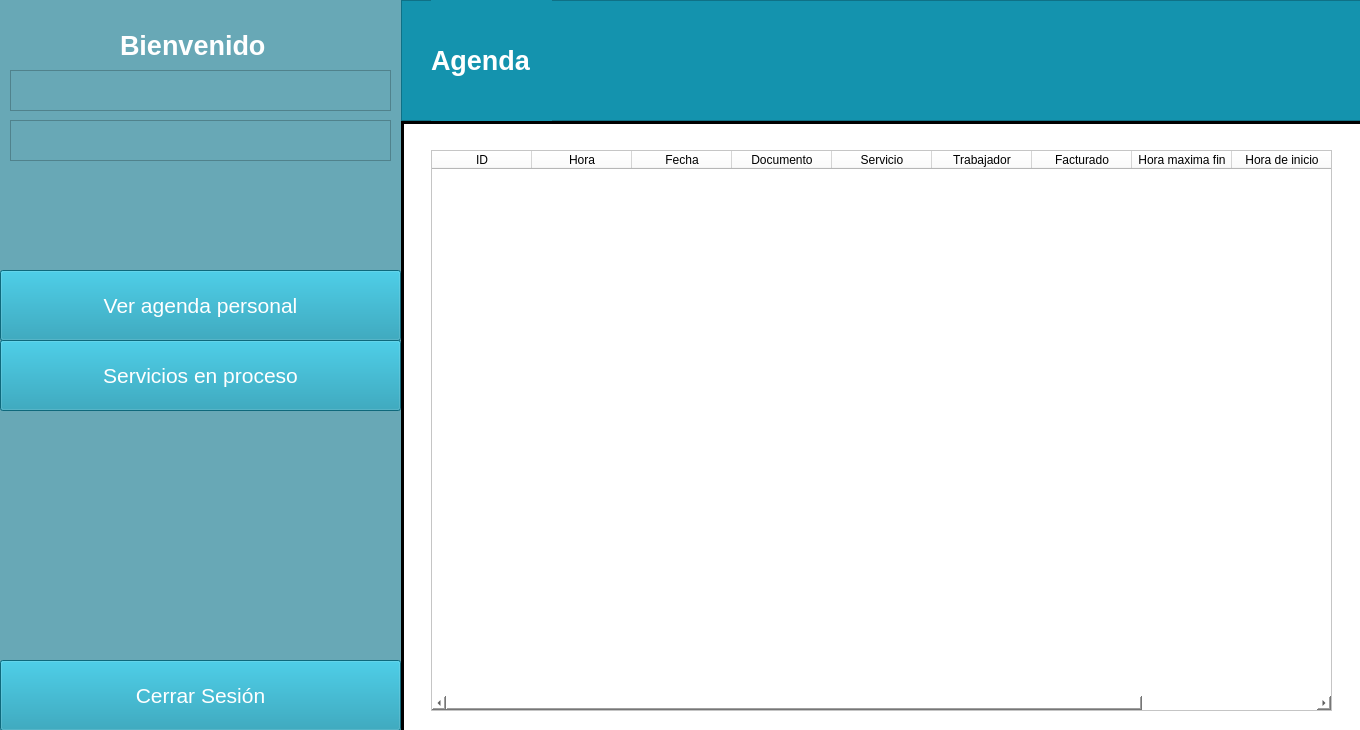
<?xml version="1.0" encoding="UTF-8"?>
<ui version="4.0">
 <class>MainWindow</class>
 <widget class="QMainWindow" name="MainWindow">
  <property name="geometry">
   <rect>
    <x>0</x>
    <y>0</y>
    <width>1360</width>
    <height>730</height>
   </rect>
  </property>
  <property name="palette">
   <palette>
    <active>
     <colorrole role="WindowText">
      <brush brushstyle="SolidPattern">
       <color alpha="255">
        <red>255</red>
        <green>255</green>
        <blue>255</blue>
       </color>
      </brush>
     </colorrole>
     <colorrole role="Light">
      <brush brushstyle="SolidPattern">
       <color alpha="255">
        <red>20</red>
        <green>147</green>
        <blue>174</blue>
       </color>
      </brush>
     </colorrole>
     <colorrole role="Base">
      <brush brushstyle="SolidPattern">
       <color alpha="255">
        <red>255</red>
        <green>255</green>
        <blue>255</blue>
       </color>
      </brush>
     </colorrole>
     <colorrole role="Window">
      <brush brushstyle="SolidPattern">
       <color alpha="255">
        <red>104</red>
        <green>168</green>
        <blue>182</blue>
       </color>
      </brush>
     </colorrole>
    </active>
    <inactive>
     <colorrole role="WindowText">
      <brush brushstyle="SolidPattern">
       <color alpha="255">
        <red>255</red>
        <green>255</green>
        <blue>255</blue>
       </color>
      </brush>
     </colorrole>
     <colorrole role="Light">
      <brush brushstyle="SolidPattern">
       <color alpha="255">
        <red>20</red>
        <green>147</green>
        <blue>174</blue>
       </color>
      </brush>
     </colorrole>
     <colorrole role="Base">
      <brush brushstyle="SolidPattern">
       <color alpha="255">
        <red>255</red>
        <green>255</green>
        <blue>255</blue>
       </color>
      </brush>
     </colorrole>
     <colorrole role="Window">
      <brush brushstyle="SolidPattern">
       <color alpha="255">
        <red>104</red>
        <green>168</green>
        <blue>182</blue>
       </color>
      </brush>
     </colorrole>
    </inactive>
    <disabled>
     <colorrole role="WindowText">
      <brush brushstyle="SolidPattern">
       <color alpha="255">
        <red>120</red>
        <green>120</green>
        <blue>120</blue>
       </color>
      </brush>
     </colorrole>
     <colorrole role="Light">
      <brush brushstyle="SolidPattern">
       <color alpha="255">
        <red>20</red>
        <green>147</green>
        <blue>174</blue>
       </color>
      </brush>
     </colorrole>
     <colorrole role="Base">
      <brush brushstyle="SolidPattern">
       <color alpha="255">
        <red>104</red>
        <green>168</green>
        <blue>182</blue>
       </color>
      </brush>
     </colorrole>
     <colorrole role="Window">
      <brush brushstyle="SolidPattern">
       <color alpha="255">
        <red>104</red>
        <green>168</green>
        <blue>182</blue>
       </color>
      </brush>
     </colorrole>
    </disabled>
   </palette>
  </property>
  <property name="windowTitle">
   <string>Centro de estetica</string>
  </property>
  <property name="windowIcon">
   <iconset>
    <normaloff>../../Downloads/uco/POO/entornoVirtual/_92127008_thinkstockphotos-615094882.jpg</normaloff>../../Downloads/uco/POO/entornoVirtual/_92127008_thinkstockphotos-615094882.jpg</iconset>
  </property>
  <widget class="QWidget" name="centralwidget">
   <property name="enabled">
    <bool>true</bool>
   </property>
   <widget class="QFrame" name="frame">
    <property name="geometry">
     <rect>
      <x>401</x>
      <y>0</y>
      <width>1571</width>
      <height>121</height>
     </rect>
    </property>
    <property name="styleSheet">
     <string notr="true">background-color: rgb(20, 147, 174);</string>
    </property>
    <property name="frameShape">
     <enum>QFrame::StyledPanel</enum>
    </property>
    <property name="frameShadow">
     <enum>QFrame::Raised</enum>
    </property>
    <widget class="QLabel" name="Title_2">
     <property name="geometry">
      <rect>
       <x>30</x>
       <y>0</y>
       <width>121</width>
       <height>121</height>
      </rect>
     </property>
     <property name="palette">
      <palette>
       <active>
        <colorrole role="WindowText">
         <brush brushstyle="SolidPattern">
          <color alpha="255">
           <red>255</red>
           <green>255</green>
           <blue>255</blue>
          </color>
         </brush>
        </colorrole>
        <colorrole role="Button">
         <brush brushstyle="SolidPattern">
          <color alpha="255">
           <red>20</red>
           <green>147</green>
           <blue>174</blue>
          </color>
         </brush>
        </colorrole>
        <colorrole role="Base">
         <brush brushstyle="SolidPattern">
          <color alpha="255">
           <red>20</red>
           <green>147</green>
           <blue>174</blue>
          </color>
         </brush>
        </colorrole>
        <colorrole role="Window">
         <brush brushstyle="SolidPattern">
          <color alpha="255">
           <red>20</red>
           <green>147</green>
           <blue>174</blue>
          </color>
         </brush>
        </colorrole>
       </active>
       <inactive>
        <colorrole role="WindowText">
         <brush brushstyle="SolidPattern">
          <color alpha="255">
           <red>255</red>
           <green>255</green>
           <blue>255</blue>
          </color>
         </brush>
        </colorrole>
        <colorrole role="Button">
         <brush brushstyle="SolidPattern">
          <color alpha="255">
           <red>20</red>
           <green>147</green>
           <blue>174</blue>
          </color>
         </brush>
        </colorrole>
        <colorrole role="Base">
         <brush brushstyle="SolidPattern">
          <color alpha="255">
           <red>20</red>
           <green>147</green>
           <blue>174</blue>
          </color>
         </brush>
        </colorrole>
        <colorrole role="Window">
         <brush brushstyle="SolidPattern">
          <color alpha="255">
           <red>20</red>
           <green>147</green>
           <blue>174</blue>
          </color>
         </brush>
        </colorrole>
       </inactive>
       <disabled>
        <colorrole role="WindowText">
         <brush brushstyle="SolidPattern">
          <color alpha="255">
           <red>120</red>
           <green>120</green>
           <blue>120</blue>
          </color>
         </brush>
        </colorrole>
        <colorrole role="Button">
         <brush brushstyle="SolidPattern">
          <color alpha="255">
           <red>20</red>
           <green>147</green>
           <blue>174</blue>
          </color>
         </brush>
        </colorrole>
        <colorrole role="Base">
         <brush brushstyle="SolidPattern">
          <color alpha="255">
           <red>20</red>
           <green>147</green>
           <blue>174</blue>
          </color>
         </brush>
        </colorrole>
        <colorrole role="Window">
         <brush brushstyle="SolidPattern">
          <color alpha="255">
           <red>20</red>
           <green>147</green>
           <blue>174</blue>
          </color>
         </brush>
        </colorrole>
       </disabled>
      </palette>
     </property>
     <property name="font">
      <font>
       <family>MS Shell Dlg 2</family>
       <pointsize>20</pointsize>
       <weight>75</weight>
       <italic>false</italic>
       <bold>true</bold>
       <strikeout>false</strikeout>
      </font>
     </property>
     <property name="text">
      <string>Agenda</string>
     </property>
    </widget>
   </widget>
   <widget class="QFrame" name="frame_2">
    <property name="geometry">
     <rect>
      <x>401</x>
      <y>50</y>
      <width>1711</width>
      <height>1041</height>
     </rect>
    </property>
    <property name="styleSheet">
     <string notr="true">background-color: rgb(255, 255, 255);</string>
    </property>
    <property name="frameShape">
     <enum>QFrame::StyledPanel</enum>
    </property>
    <property name="frameShadow">
     <enum>QFrame::Raised</enum>
    </property>
    <widget class="QFrame" name="frame_3">
     <property name="geometry">
      <rect>
       <x>0</x>
       <y>-120</y>
       <width>3</width>
       <height>1101</height>
      </rect>
     </property>
     <property name="styleSheet">
      <string notr="true">background-color: rgb(0, 0, 0);</string>
     </property>
     <property name="frameShape">
      <enum>QFrame::StyledPanel</enum>
     </property>
     <property name="frameShadow">
      <enum>QFrame::Raised</enum>
     </property>
    </widget>
    <widget class="QFrame" name="frame_4">
     <property name="geometry">
      <rect>
       <x>0</x>
       <y>70</y>
       <width>1651</width>
       <height>4</height>
      </rect>
     </property>
     <property name="styleSheet">
      <string notr="true">background-color: rgb(0, 0, 0);</string>
     </property>
     <property name="frameShape">
      <enum>QFrame::StyledPanel</enum>
     </property>
     <property name="frameShadow">
      <enum>QFrame::Raised</enum>
     </property>
    </widget>
    <widget class="QTableWidget" name="TabAgenda">
     <property name="geometry">
      <rect>
       <x>30</x>
       <y>100</y>
       <width>901</width>
       <height>561</height>
      </rect>
     </property>
     <column>
      <property name="text">
       <string>ID</string>
      </property>
     </column>
     <column>
      <property name="text">
       <string>Hora</string>
      </property>
     </column>
     <column>
      <property name="text">
       <string>Fecha</string>
      </property>
     </column>
     <column>
      <property name="text">
       <string>Documento</string>
      </property>
     </column>
     <column>
      <property name="text">
       <string>Servicio</string>
      </property>
     </column>
     <column>
      <property name="text">
       <string>Trabajador</string>
      </property>
     </column>
     <column>
      <property name="text">
       <string>Facturado</string>
      </property>
     </column>
     <column>
      <property name="text">
       <string>Hora maxima fin</string>
      </property>
     </column>
     <column>
      <property name="text">
       <string>Hora de inicio</string>
      </property>
     </column>
     <column>
      <property name="text">
       <string>Hora de fin</string>
      </property>
     </column>
    </widget>
   </widget>
   <widget class="QTextEdit" name="Nombre_usuario">
    <property name="geometry">
     <rect>
      <x>10</x>
      <y>70</y>
      <width>381</width>
      <height>41</height>
     </rect>
    </property>
    <property name="styleSheet">
     <string notr="true">background-color: rgb(104, 168, 182);
color: rgb(104, 168, 182);
selection-color: rgb(104, 168, 182);
border-bottom-color: rgb(104, 168, 182);
alternate-background-color: rgb(104, 168, 182);
gridline-color: rgb(104, 168, 182);
border-top-color: rgb(104, 168, 182);
border-color: rgb(104, 168, 182);</string>
    </property>
   </widget>
   <widget class="QTextEdit" name="Documento">
    <property name="geometry">
     <rect>
      <x>10</x>
      <y>120</y>
      <width>381</width>
      <height>41</height>
     </rect>
    </property>
    <property name="styleSheet">
     <string notr="true">background-color: rgb(104, 168, 182);</string>
    </property>
   </widget>
   <widget class="QPushButton" name="botCerRec">
    <property name="geometry">
     <rect>
      <x>0</x>
      <y>660</y>
      <width>401</width>
      <height>71</height>
     </rect>
    </property>
    <property name="palette">
     <palette>
      <active>
       <colorrole role="Button">
        <brush brushstyle="SolidPattern">
         <color alpha="255">
          <red>20</red>
          <green>147</green>
          <blue>174</blue>
         </color>
        </brush>
       </colorrole>
       <colorrole role="ButtonText">
        <brush brushstyle="SolidPattern">
         <color alpha="255">
          <red>255</red>
          <green>255</green>
          <blue>255</blue>
         </color>
        </brush>
       </colorrole>
       <colorrole role="Base">
        <brush brushstyle="SolidPattern">
         <color alpha="255">
          <red>20</red>
          <green>147</green>
          <blue>174</blue>
         </color>
        </brush>
       </colorrole>
       <colorrole role="Window">
        <brush brushstyle="SolidPattern">
         <color alpha="255">
          <red>20</red>
          <green>147</green>
          <blue>174</blue>
         </color>
        </brush>
       </colorrole>
      </active>
      <inactive>
       <colorrole role="Button">
        <brush brushstyle="SolidPattern">
         <color alpha="255">
          <red>20</red>
          <green>147</green>
          <blue>174</blue>
         </color>
        </brush>
       </colorrole>
       <colorrole role="ButtonText">
        <brush brushstyle="SolidPattern">
         <color alpha="255">
          <red>255</red>
          <green>255</green>
          <blue>255</blue>
         </color>
        </brush>
       </colorrole>
       <colorrole role="Base">
        <brush brushstyle="SolidPattern">
         <color alpha="255">
          <red>20</red>
          <green>147</green>
          <blue>174</blue>
         </color>
        </brush>
       </colorrole>
       <colorrole role="Window">
        <brush brushstyle="SolidPattern">
         <color alpha="255">
          <red>20</red>
          <green>147</green>
          <blue>174</blue>
         </color>
        </brush>
       </colorrole>
      </inactive>
      <disabled>
       <colorrole role="Button">
        <brush brushstyle="SolidPattern">
         <color alpha="255">
          <red>20</red>
          <green>147</green>
          <blue>174</blue>
         </color>
        </brush>
       </colorrole>
       <colorrole role="ButtonText">
        <brush brushstyle="SolidPattern">
         <color alpha="255">
          <red>120</red>
          <green>120</green>
          <blue>120</blue>
         </color>
        </brush>
       </colorrole>
       <colorrole role="Base">
        <brush brushstyle="SolidPattern">
         <color alpha="255">
          <red>20</red>
          <green>147</green>
          <blue>174</blue>
         </color>
        </brush>
       </colorrole>
       <colorrole role="Window">
        <brush brushstyle="SolidPattern">
         <color alpha="255">
          <red>20</red>
          <green>147</green>
          <blue>174</blue>
         </color>
        </brush>
       </colorrole>
      </disabled>
     </palette>
    </property>
    <property name="font">
     <font>
      <pointsize>16</pointsize>
     </font>
    </property>
    <property name="styleSheet">
     <string notr="true">background-color: rgb(20, 147, 174);</string>
    </property>
    <property name="text">
     <string>Cerrar Sesión</string>
    </property>
    <property name="icon">
     <iconset>
      <normaloff>../../Downloads/uco/POO/entornoVirtual/_92127008_thinkstockphotos-615094882.jpg</normaloff>../../Downloads/uco/POO/entornoVirtual/_92127008_thinkstockphotos-615094882.jpg</iconset>
    </property>
    <property name="iconSize">
     <size>
      <width>35</width>
      <height>30</height>
     </size>
    </property>
   </widget>
   <widget class="QLabel" name="Title">
    <property name="geometry">
     <rect>
      <x>120</x>
      <y>0</y>
      <width>151</width>
      <height>91</height>
     </rect>
    </property>
    <property name="font">
     <font>
      <family>MS Shell Dlg 2</family>
      <pointsize>20</pointsize>
      <weight>75</weight>
      <italic>false</italic>
      <bold>true</bold>
      <strikeout>false</strikeout>
     </font>
    </property>
    <property name="text">
     <string>Bienvenido</string>
    </property>
   </widget>
   <widget class="QPushButton" name="botAgenPers">
    <property name="geometry">
     <rect>
      <x>0</x>
      <y>270</y>
      <width>401</width>
      <height>71</height>
     </rect>
    </property>
    <property name="palette">
     <palette>
      <active>
       <colorrole role="Button">
        <brush brushstyle="SolidPattern">
         <color alpha="255">
          <red>20</red>
          <green>147</green>
          <blue>174</blue>
         </color>
        </brush>
       </colorrole>
       <colorrole role="Text">
        <brush brushstyle="SolidPattern">
         <color alpha="255">
          <red>255</red>
          <green>255</green>
          <blue>255</blue>
         </color>
        </brush>
       </colorrole>
       <colorrole role="ButtonText">
        <brush brushstyle="SolidPattern">
         <color alpha="255">
          <red>255</red>
          <green>255</green>
          <blue>255</blue>
         </color>
        </brush>
       </colorrole>
       <colorrole role="Base">
        <brush brushstyle="SolidPattern">
         <color alpha="255">
          <red>20</red>
          <green>147</green>
          <blue>174</blue>
         </color>
        </brush>
       </colorrole>
       <colorrole role="Window">
        <brush brushstyle="SolidPattern">
         <color alpha="255">
          <red>20</red>
          <green>147</green>
          <blue>174</blue>
         </color>
        </brush>
       </colorrole>
       <colorrole role="PlaceholderText">
        <brush brushstyle="SolidPattern">
         <color alpha="128">
          <red>255</red>
          <green>255</green>
          <blue>255</blue>
         </color>
        </brush>
       </colorrole>
      </active>
      <inactive>
       <colorrole role="Button">
        <brush brushstyle="SolidPattern">
         <color alpha="255">
          <red>20</red>
          <green>147</green>
          <blue>174</blue>
         </color>
        </brush>
       </colorrole>
       <colorrole role="Text">
        <brush brushstyle="SolidPattern">
         <color alpha="255">
          <red>255</red>
          <green>255</green>
          <blue>255</blue>
         </color>
        </brush>
       </colorrole>
       <colorrole role="ButtonText">
        <brush brushstyle="SolidPattern">
         <color alpha="255">
          <red>255</red>
          <green>255</green>
          <blue>255</blue>
         </color>
        </brush>
       </colorrole>
       <colorrole role="Base">
        <brush brushstyle="SolidPattern">
         <color alpha="255">
          <red>20</red>
          <green>147</green>
          <blue>174</blue>
         </color>
        </brush>
       </colorrole>
       <colorrole role="Window">
        <brush brushstyle="SolidPattern">
         <color alpha="255">
          <red>20</red>
          <green>147</green>
          <blue>174</blue>
         </color>
        </brush>
       </colorrole>
       <colorrole role="PlaceholderText">
        <brush brushstyle="SolidPattern">
         <color alpha="128">
          <red>255</red>
          <green>255</green>
          <blue>255</blue>
         </color>
        </brush>
       </colorrole>
      </inactive>
      <disabled>
       <colorrole role="Button">
        <brush brushstyle="SolidPattern">
         <color alpha="255">
          <red>20</red>
          <green>147</green>
          <blue>174</blue>
         </color>
        </brush>
       </colorrole>
       <colorrole role="Text">
        <brush brushstyle="SolidPattern">
         <color alpha="255">
          <red>120</red>
          <green>120</green>
          <blue>120</blue>
         </color>
        </brush>
       </colorrole>
       <colorrole role="ButtonText">
        <brush brushstyle="SolidPattern">
         <color alpha="255">
          <red>120</red>
          <green>120</green>
          <blue>120</blue>
         </color>
        </brush>
       </colorrole>
       <colorrole role="Base">
        <brush brushstyle="SolidPattern">
         <color alpha="255">
          <red>20</red>
          <green>147</green>
          <blue>174</blue>
         </color>
        </brush>
       </colorrole>
       <colorrole role="Window">
        <brush brushstyle="SolidPattern">
         <color alpha="255">
          <red>20</red>
          <green>147</green>
          <blue>174</blue>
         </color>
        </brush>
       </colorrole>
       <colorrole role="PlaceholderText">
        <brush brushstyle="SolidPattern">
         <color alpha="128">
          <red>0</red>
          <green>0</green>
          <blue>0</blue>
         </color>
        </brush>
       </colorrole>
      </disabled>
     </palette>
    </property>
    <property name="font">
     <font>
      <pointsize>16</pointsize>
     </font>
    </property>
    <property name="styleSheet">
     <string notr="true">background-color: rgb(20, 147, 174);</string>
    </property>
    <property name="text">
     <string>Ver agenda personal</string>
    </property>
    <property name="icon">
     <iconset>
      <normaloff>../../Downloads/uco/POO/entornoVirtual/_92127008_thinkstockphotos-615094882.jpg</normaloff>../../Downloads/uco/POO/entornoVirtual/_92127008_thinkstockphotos-615094882.jpg</iconset>
    </property>
    <property name="iconSize">
     <size>
      <width>35</width>
      <height>30</height>
     </size>
    </property>
   </widget>
   <widget class="QPushButton" name="botSerProc">
    <property name="geometry">
     <rect>
      <x>0</x>
      <y>340</y>
      <width>401</width>
      <height>71</height>
     </rect>
    </property>
    <property name="palette">
     <palette>
      <active>
       <colorrole role="Button">
        <brush brushstyle="SolidPattern">
         <color alpha="255">
          <red>20</red>
          <green>147</green>
          <blue>174</blue>
         </color>
        </brush>
       </colorrole>
       <colorrole role="Text">
        <brush brushstyle="SolidPattern">
         <color alpha="255">
          <red>255</red>
          <green>255</green>
          <blue>255</blue>
         </color>
        </brush>
       </colorrole>
       <colorrole role="ButtonText">
        <brush brushstyle="SolidPattern">
         <color alpha="255">
          <red>255</red>
          <green>255</green>
          <blue>255</blue>
         </color>
        </brush>
       </colorrole>
       <colorrole role="Base">
        <brush brushstyle="SolidPattern">
         <color alpha="255">
          <red>20</red>
          <green>147</green>
          <blue>174</blue>
         </color>
        </brush>
       </colorrole>
       <colorrole role="Window">
        <brush brushstyle="SolidPattern">
         <color alpha="255">
          <red>20</red>
          <green>147</green>
          <blue>174</blue>
         </color>
        </brush>
       </colorrole>
       <colorrole role="PlaceholderText">
        <brush brushstyle="SolidPattern">
         <color alpha="128">
          <red>255</red>
          <green>255</green>
          <blue>255</blue>
         </color>
        </brush>
       </colorrole>
      </active>
      <inactive>
       <colorrole role="Button">
        <brush brushstyle="SolidPattern">
         <color alpha="255">
          <red>20</red>
          <green>147</green>
          <blue>174</blue>
         </color>
        </brush>
       </colorrole>
       <colorrole role="Text">
        <brush brushstyle="SolidPattern">
         <color alpha="255">
          <red>255</red>
          <green>255</green>
          <blue>255</blue>
         </color>
        </brush>
       </colorrole>
       <colorrole role="ButtonText">
        <brush brushstyle="SolidPattern">
         <color alpha="255">
          <red>255</red>
          <green>255</green>
          <blue>255</blue>
         </color>
        </brush>
       </colorrole>
       <colorrole role="Base">
        <brush brushstyle="SolidPattern">
         <color alpha="255">
          <red>20</red>
          <green>147</green>
          <blue>174</blue>
         </color>
        </brush>
       </colorrole>
       <colorrole role="Window">
        <brush brushstyle="SolidPattern">
         <color alpha="255">
          <red>20</red>
          <green>147</green>
          <blue>174</blue>
         </color>
        </brush>
       </colorrole>
       <colorrole role="PlaceholderText">
        <brush brushstyle="SolidPattern">
         <color alpha="128">
          <red>255</red>
          <green>255</green>
          <blue>255</blue>
         </color>
        </brush>
       </colorrole>
      </inactive>
      <disabled>
       <colorrole role="Button">
        <brush brushstyle="SolidPattern">
         <color alpha="255">
          <red>20</red>
          <green>147</green>
          <blue>174</blue>
         </color>
        </brush>
       </colorrole>
       <colorrole role="Text">
        <brush brushstyle="SolidPattern">
         <color alpha="255">
          <red>120</red>
          <green>120</green>
          <blue>120</blue>
         </color>
        </brush>
       </colorrole>
       <colorrole role="ButtonText">
        <brush brushstyle="SolidPattern">
         <color alpha="255">
          <red>120</red>
          <green>120</green>
          <blue>120</blue>
         </color>
        </brush>
       </colorrole>
       <colorrole role="Base">
        <brush brushstyle="SolidPattern">
         <color alpha="255">
          <red>20</red>
          <green>147</green>
          <blue>174</blue>
         </color>
        </brush>
       </colorrole>
       <colorrole role="Window">
        <brush brushstyle="SolidPattern">
         <color alpha="255">
          <red>20</red>
          <green>147</green>
          <blue>174</blue>
         </color>
        </brush>
       </colorrole>
       <colorrole role="PlaceholderText">
        <brush brushstyle="SolidPattern">
         <color alpha="128">
          <red>0</red>
          <green>0</green>
          <blue>0</blue>
         </color>
        </brush>
       </colorrole>
      </disabled>
     </palette>
    </property>
    <property name="font">
     <font>
      <pointsize>16</pointsize>
     </font>
    </property>
    <property name="styleSheet">
     <string notr="true">background-color: rgb(20, 147, 174);</string>
    </property>
    <property name="text">
     <string>Servicios en proceso</string>
    </property>
    <property name="icon">
     <iconset>
      <normaloff>../../Downloads/uco/POO/entornoVirtual/_92127008_thinkstockphotos-615094882.jpg</normaloff>../../Downloads/uco/POO/entornoVirtual/_92127008_thinkstockphotos-615094882.jpg</iconset>
    </property>
    <property name="iconSize">
     <size>
      <width>35</width>
      <height>30</height>
     </size>
    </property>
   </widget>
   <zorder>frame_2</zorder>
   <zorder>frame</zorder>
   <zorder>Nombre_usuario</zorder>
   <zorder>Documento</zorder>
   <zorder>botCerRec</zorder>
   <zorder>Title</zorder>
   <zorder>botAgenPers</zorder>
   <zorder>botSerProc</zorder>
  </widget>
 </widget>
 <resources/>
 <connections/>
</ui>
